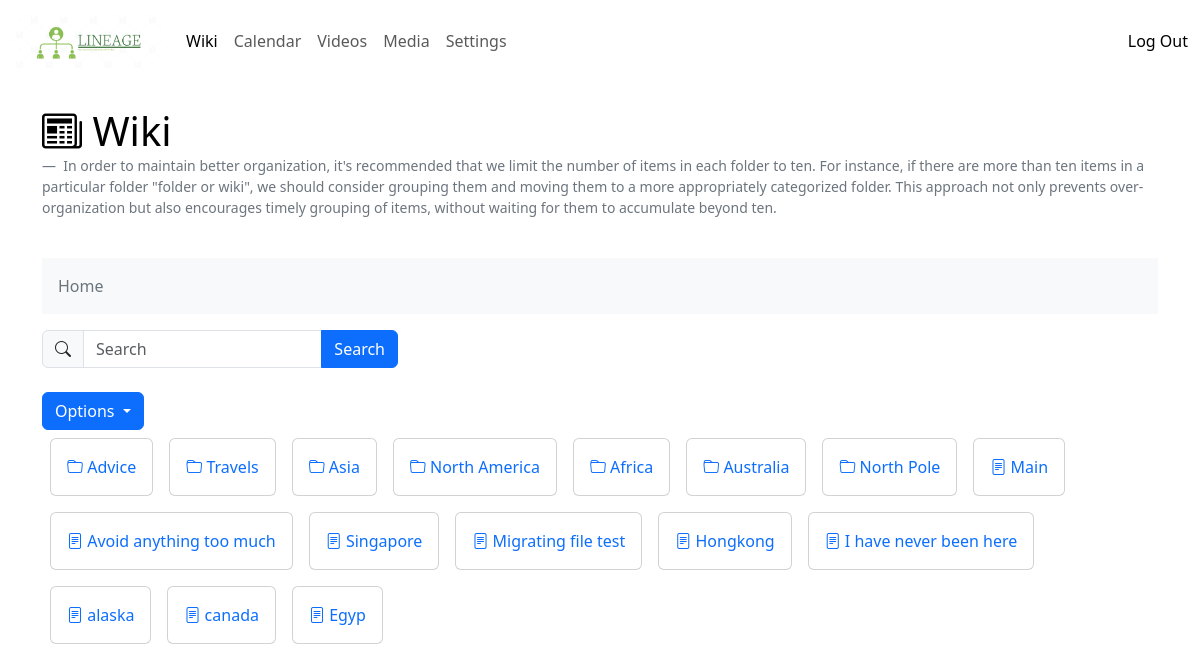
Before: /wiki/search/ (signed in) with the older database file.
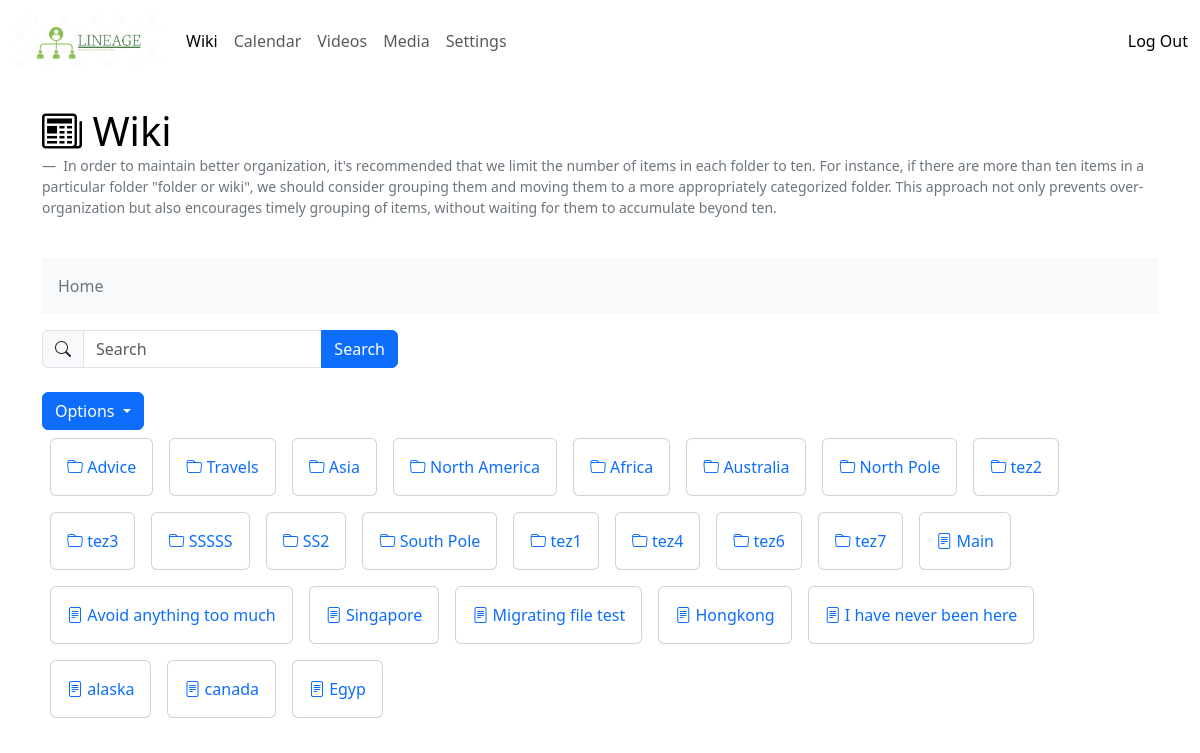
After: the same page with the newer database file.
### wiki/models.py (models this page shows, shortened)
class WikiFolder(models.Model):
    name = models.CharField(unique=True, max_length=255)
    folder_id = models.IntegerField()
    created_by = models.IntegerField()
    created_at = models.DateTimeField(auto_now_add=True)
    updated_by = models.IntegerField()
    updated_at = models.DateTimeField(auto_now_add=True)
    deleted_at = models.DateTimeField(null=True, blank=True)

class WikiContent(models.Model):
    title = models.CharField(unique=True, max_length=255)
    content = models.TextField()
    folder_id = models.IntegerField()
    created_by = models.IntegerField()
    created_at = models.DateTimeField(auto_now_add=True)
    updated_by = models.IntegerField()
    updated_at = models.DateTimeField(auto_now_add=True)
    deleted_at = models.DateTimeField(null=True, blank=True)

### wiki/views.py (the view)
# urls.py: path('search/', views.wiki_search, name='wiki search'),
@login_required(login_url='/')
def wiki_search(request):
    query = request.GET.get('search', '')
    wiki_folders = WikiFolder.objects.filter(name__icontains=query.lower())
    wikis = WikiContent.objects.filter(
        Q(title__icontains=query.lower()) |
        Q(content__icontains=query.lower())
    )
    context = {
        'wiki_folders': wiki_folders,
        'wikis': wikis,
        'folder_id': 0
    }
    return render(request, 'wiki/wiki_home.html', context)

### wiki/templates/wiki/wiki_home.html (shortened to what this page needs)
{% extends "base.html" %}
{% block content %}
    {% load static %}
    <link rel="stylesheet" href="{% static 'wiki/style.css' %}">
    <h1>
        <a class="header-link" href="{% url 'wiki home' %}">
            <i class="bi bi-newspaper"></i>
            Wiki
        </a>
    </h1>
    <p>
        <figcaption class="blockquote-footer">
            In order to maintain better organization, it's recommended that we limit the number of items in each folder to ten. For instance, if there are more than ten items in a particular folder "folder or wiki", we should consider grouping them and moving them to a more appropriately categorized folder. This approach not only prevents over-organization but also encourages timely grouping of items, without waiting for them to accumulate beyond ten.
        </figcaption>
    </p>
    <nav aria-label="breadcrumb">
        <ol class="breadcrumb text-bg-light p-3">
            <li class="breadcrumb-item">
                {% if trail|length == 0 %}
                    <span class="text-secondary">Home</span>
                {% else %}
                    <a href="{% url 'wiki home' %}">Home</a>
                {% endif %}
            </li>
        </ol>
    </nav>
    <div class="row">
        <div class="col-md-4">
            <form action="{% url 'wiki search' %}" method="get">
                <div class="input-group">
                    <span class="input-group-text">
                        <i class="bi bi-search"></i>
                    </span>
                    <input type="text" class="form-control" name="search" placeholder="Search" aria-label="Search">
                    <button type="submit" class="btn btn-primary">Search</button>
                </div>
            </form>
        </div>
      <div class="col-md-8"></div>
    </div>
    <br/>
    <div class="dropdown">
        <button type="button" class="btn btn-primary dropdown-toggle" data-bs-toggle="dropdown" aria-expanded="false">
            Options
        </button>
    </div>
    {% for folder in wiki_folders %}
        <div class="card float-md-start m-2">
            <div class="card-body">
                <a href="{% url 'wiki folder' folder.id %}" class="text-decoration-none">
                    <i class="bi bi-folder"></i>
                    {{ folder.name }}
                </a>
            </div>
        </div>
    {% endfor %}
    {% for wiki in wikis %}
        <div class="card float-md-start m-2">
            <div class="card-body">
                <a href="{% url 'wiki page' wiki.id %}" class="text-decoration-none">
                    <i class="bi bi-file-text"></i>
                    {{ wiki.title }}
                </a>
            </div>
        </div>
    {% endfor %}
    <div class="clearfix"></div>
{% endblock %}

### templates/base.html (shortened to what this page needs)
<!doctype html>
<html lang="en">
  <head>
    <link href="https://cdn.jsdelivr.net/npm/bootstrap@5.3.0-alpha1/dist/css/bootstrap.min.css" rel="stylesheet">
    <link rel="stylesheet" href="https://cdn.jsdelivr.net/npm/bootstrap-icons@1.10.3/font/bootstrap-icons.css">
    {% load static %}
    <link rel="stylesheet" href="{% static 'lineage/style.css' %}">
  </head>
  <body>
    <nav class="navbar navbar-expand-lg bg-white">
        <div class="container-fluid">
        <a class="navbar-brand" href="{% url 'wiki home' %}">
            <img class="logo-sm" src="{% static 'lineage/logo-white.png' %}" alt="My Logo">
        </a>
        <div class="collapse navbar-collapse" id="navbarSupportedContent">
            {% if user.is_authenticated %}
            <ul class="navbar-nav me-auto mb-2 mb-lg-0">
                <li class="nav-item">
                    <a class="nav-link active" aria-current="page" href="{% url 'wiki home' %}">Wiki</a>
                </li>
                <li class="nav-item">
                    <a class="nav-link" aria-current="page" href="#">Calendar</a>
                </li>
                <li class="nav-item">
                    <a class="nav-link" aria-current="page" href="#">Videos</a>
                </li>
                <li class="nav-item">
                    <a class="nav-link" aria-current="page" href="#">Media</a>
                </li>
                <li class="nav-item">
                    <a class="nav-link" aria-current="page" href="{% url 'setting-home' %}">Settings</a>
                </li>
            </ul>
            <span class="navbar-text">
                <a class="nav-link" href="{% url 'logout' %}">Log Out</a>
            </span>
            {% endif %}
        </div>
        </div>
    </nav>
    <br>
    <div class="container text-center">
        <div class="row">
            <div class="col-lg-12 text-start">
                <div>
                    {% block content %}{% endblock %}
                </div>
            </div>
        </div>
    </div>
</body>
</html>

### static/lineage/style.css (style rules this page uses)
.logo-sm { width: 150px; }

### wiki/static/wiki/style.css (style rules this page uses)
.header-link { color: black; text-decoration: none; }
.navbar-brand { color: green; }

Changed rows visible on the page:
added WikiFolder: name "tez2"
added WikiFolder: name "tez3"
added WikiFolder: name "SSSSS"
added WikiFolder: name "SS2"
added WikiFolder: name "South Pole"
added WikiFolder: name "tez1"
added WikiFolder: name "tez4"
added WikiFolder: name "tez6"
added WikiFolder: name "tez7"
